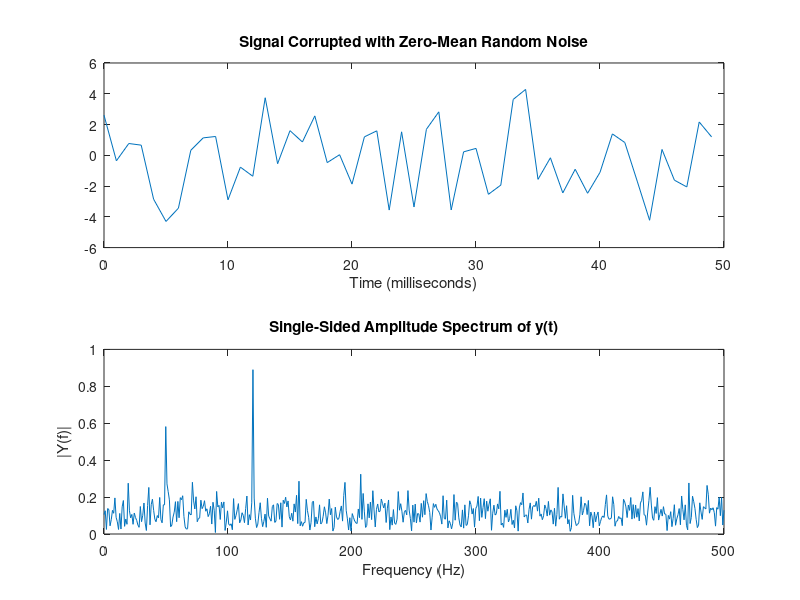

The MATLAB script that drew this image:
Fs = 1000;         % Sampling frequency
T = 1 / Fs;        % Sample time
L = 1000;          % Length of signal
t = (0:L-1) * T;   % Time vector

% Sum of a 50 Hz sinusoid and a 120 Hz sinusoid
x = 0.7 * sin(2 * pi * 50 * t) + cos(2 * pi * 120 * t);
y = x + 2 * randn(size(t));  % Sinusoids plus noise

% Plot the noisy signal
subplot(2, 1, 1);
plot(Fs * t(1:50), y(1:50));
title('Signal Corrupted with Zero-Mean Random Noise');
xlabel('Time (milliseconds)');

% FFT computation
NFFT = 2^nextpow2(L);    % Next power of 2 from length of y
Y = fft(y, NFFT) / L;    % Normalize the FFT
f = Fs / 2 * linspace(0, 1, NFFT / 2 + 1);   % Frequency vector

% Plot single-sided amplitude spectrum
subplot(2, 1, 2);
plot(f, 2 * abs(Y(1:NFFT / 2 + 1)));
title('Single-Sided Amplitude Spectrum of y(t)');
xlabel('Frequency (Hz)');
ylabel('|Y(f)|');
